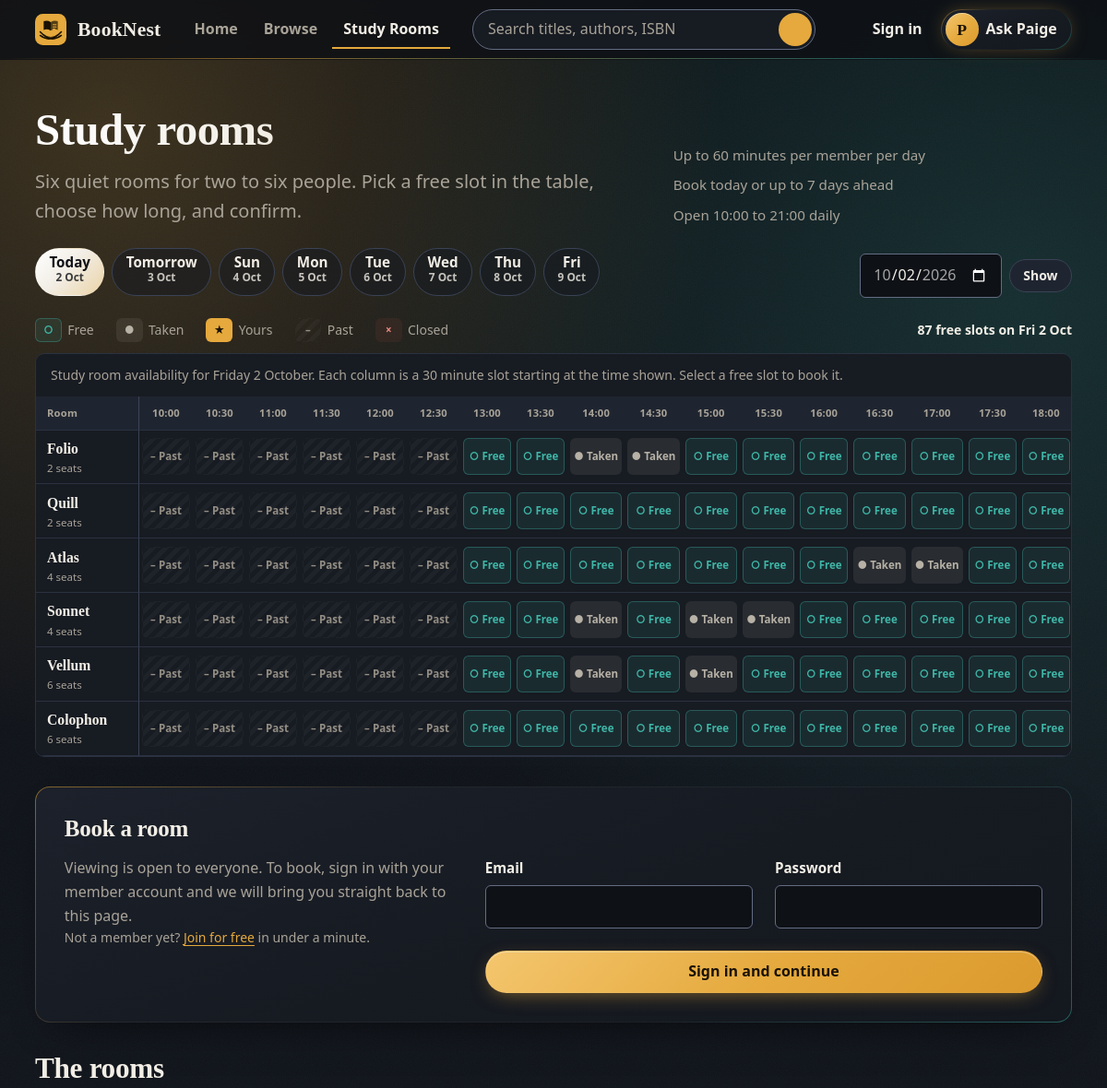
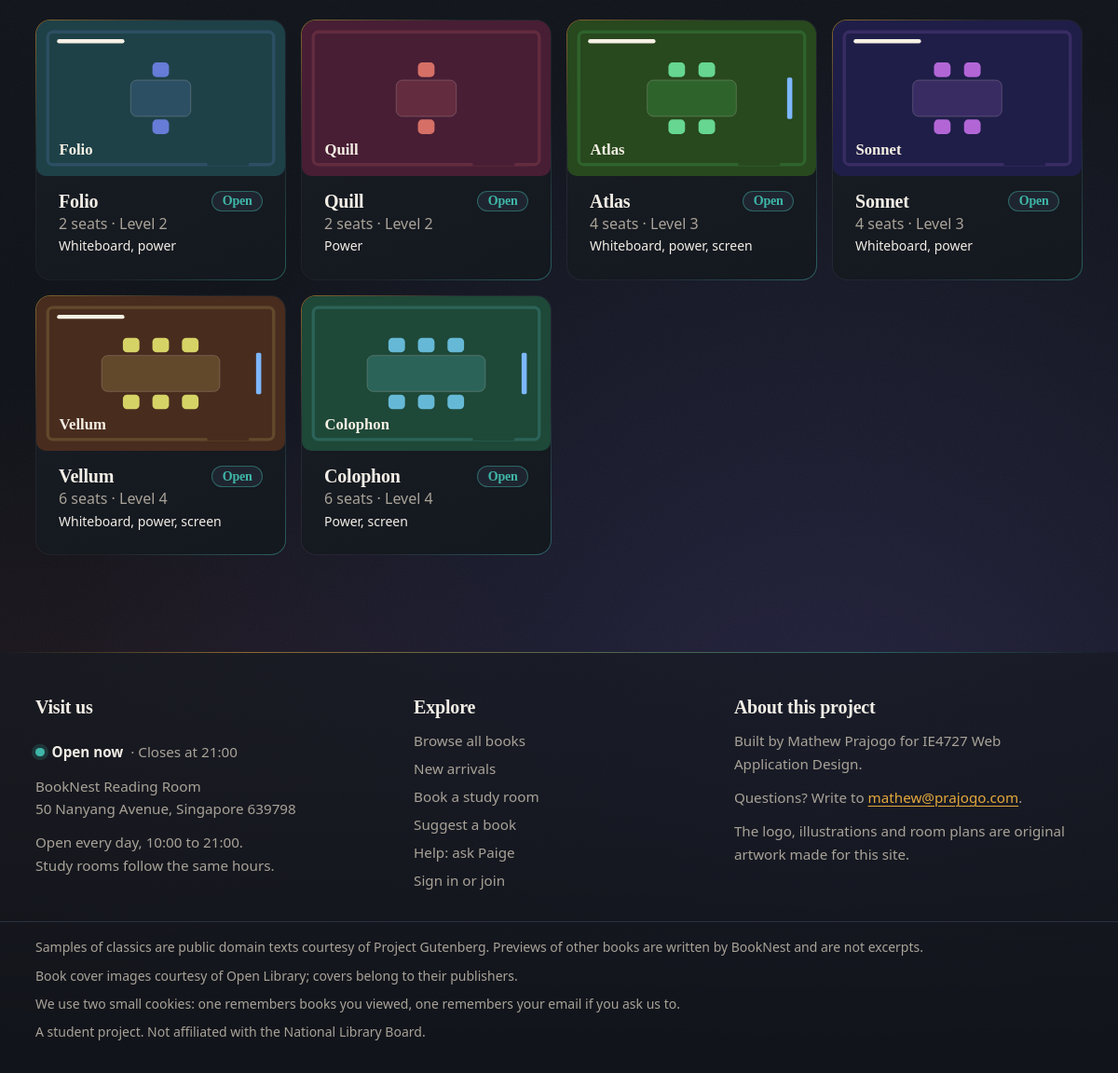
The page /rooms.php on the database its author committed (2 pictures, top to bottom).
### tables this page shows
CREATE TABLE study_rooms (
  id         INT UNSIGNED AUTO_INCREMENT PRIMARY KEY,
  name       VARCHAR(40) NOT NULL,
  capacity   TINYINT UNSIGNED NOT NULL,
  floor      VARCHAR(20) NOT NULL,
  features   VARCHAR(120) NOT NULL,
  image_path VARCHAR(120) NOT NULL,
  is_active  TINYINT(1) NOT NULL DEFAULT 1,
  UNIQUE KEY uq_rooms_name (name)
);

### includes/rooms.php (called while the page is built, shortened)
<?php
function room_slots(): array
{
    $slots = [];
    for ($m = OPEN_HOUR * 60; $m < CLOSE_HOUR * 60; $m += SLOT_MINUTES) {
        $slots[] = sprintf('%02d:%02d', intdiv($m, 60), $m % 60);
    }
    return $slots;
}
function to_minutes(string $time): int
{
    [$h, $m] = array_map('intval', explode(':', $time));
    return $h * 60 + $m;
}
function bookable_dates(): array
{
    $dates = [];
    for ($i = 0; $i <= ADVANCE_DAYS; $i++) {
        $dates[] = date('Y-m-d', strtotime("+$i day", strtotime('today')));
    }
    return $dates;
}
function availability(string $date, array $rooms, int $userId): array
{
    $bookings = db_all("SELECT room_id, user_id, start_time, end_time FROM room_bookings
                        WHERE booking_date = ? AND status = 'confirmed'", [$date]);
    $isToday = $date === date('Y-m-d');
    $nowMin = (int) date('G') * 60 + (int) date('i');
    $grid = [];
    foreach ($rooms as $room) {
        foreach (room_slots() as $slot) {
            $s = to_minutes($slot);
            $status = 'free';
            if (!$room['is_active']) {
                $status = 'closed';
            } elseif ($isToday && $s <= $nowMin) {
                $status = 'past';
            }
            foreach ($bookings as $b) {
                if ((int) $b['room_id'] === (int) $room['id']
                    && to_minutes($b['start_time']) <= $s && to_minutes($b['end_time']) > $s) {
                    $status = (int) $b['user_id'] === $userId ? 'yours' : ($status === 'past' ? 'past' : 'taken');
                }
            }
            $grid[$room['id']][$slot] = $status;
        }
    }
    return $grid;
}

### includes/functions.php (called while the page is built, shortened)
<?php
function e(mixed $value): string
{
    return htmlspecialchars((string) $value, ENT_QUOTES, 'UTF-8');
}
function url(string $path = ''): string
{
    return BASE_URL . ltrim($path, '/');
}
function input(array $source, string $key, int $max = 255): string
{
    $v = $source[$key] ?? '';
    return mb_substr(trim($v), 0, $max);
}
function input_int(array $source, string $key): int
{
    $v = $source[$key] ?? '';
    return (is_string($v) && ctype_digit($v)) ? (int) $v : 0;
}
function form_state(): array
{
    static $state = null;
    if ($state === null) {
        $state = $_SESSION['form'] ?? ['name' => '', 'old' => [], 'errors' => []];
    }
    return $state;
}
function old(string $form, string $key, string $default = ''): string
{
    $s = form_state();
    if ($s['name'] !== $form) {
        return $default;
    }
    $v = $s['old'][$key] ?? $default;
    return is_string($v) ? $v : $default;
}
function field_error(string $form, string $key): string
{
    $s = form_state();
    return $s['name'] === $form ? ($s['errors'][$key] ?? '') : '';
}
function field_attrs(string $form, string $key, string $hintId = ''): string
{
    $err = field_error($form, $key);
    $ids = trim($hintId . ($err ? ' ' . $form . '-' . $key . '-error' : ''));
    return ($err ? ' aria-invalid="true"' : '') . ($ids !== '' ? ' aria-describedby="' . e($ids) . '"' : '');
}
function short_date(string $date): string
{
    return date('D j M', strtotime($date));
}
function long_date(string $date): string
{
    return date('l j F', strtotime($date));
}

### includes/db.php (called while the page is built, shortened)
<?php
function db(): mysqli
{
    static $conn = null;
    if ($conn === null) {
        $conn = new mysqli(DB_HOST, DB_USER, DB_PASS, DB_NAME);
        $conn->set_charset('utf8mb4');
        $conn->query("SET time_zone = '+08:00'");
    }
    return $conn;
}
function db_run(string $sql, array $params = []): mysqli_stmt
{
    $stmt = db()->prepare($sql);
    $stmt->execute($params ? array_values($params) : null);
    return $stmt;
}
function db_all(string $sql, array $params = []): array
{
    return db_run($sql, $params)->get_result()->fetch_all(MYSQLI_ASSOC);
}

### includes/auth.php (called while the page is built, shortened)
<?php
function current_user(): ?array
{
    static $user = false;
    if ($user === false) {
        $user = null;
    }
    return $user;
}
function user_id(): int
{
    return (int) (current_user()['id'] ?? 0);
}

### rooms.php (the view, shortened to what this page needs)
<?php
$user = current_user();
$dates = bookable_dates();
$date = input($_GET, 'date', 10);
if (!in_array($date, $dates, true)) {
    $date = old('booking', 'date', $dates[0]);
    $date = in_array($date, $dates, true) ? $date : $dates[0];
}
$rooms = db_all('SELECT * FROM study_rooms ORDER BY id');
$grid = availability($date, $rooms, user_id());
$slots = room_slots();
$preRoom = input_int($_GET, 'room') ?: (int) old('booking', 'room_id', '0');
$preStart = input($_GET, 'start', 5) ?: old('booking', 'start');
$preStart = in_array($preStart, $slots, true) ? $preStart : '';
$preDuration = old('booking', 'duration', '60');
$prePurpose = old('booking', 'purpose');
$quota = [];
$freeCount = 0;
foreach ($grid as $cells) {
    $freeCount += count(array_filter($cells, fn($s) => $s === 'free'));
}
$labels = ['free' => 'Free', 'taken' => 'Taken', 'yours' => 'Yours', 'past' => 'Past', 'closed' => 'Closed'];
$symbols = ['free' => '○', 'taken' => '●', 'yours' => '★', 'past' => '–', 'closed' => '×'];
$returnHere = url('rooms.php?date=' . $date . ($preRoom ? '&room=' . $preRoom : '') . ($preStart ? '&start=' . $preStart : '') . '#book');
require __DIR__ . '/includes/header.php';
?>
<div class="container">
  <header class="page-head rooms-head">
    <div>
      <h1>Study rooms</h1>
      <p class="lede">Six quiet rooms for two to six people. Pick a free slot in the table, choose how long, and confirm.</p>
    </div>
    <ul class="rules" role="list" aria-label="Booking rules">
      <li><?= icon('clock', 18) ?> Up to <?= MAX_BOOKING_MINUTES ?> minutes per member per day</li>
      <li><?= icon('door', 18) ?> Book today or up to <?= ADVANCE_DAYS ?> days ahead</li>
      <li><?= icon('check', 18) ?> Open <?= sprintf('%02d:00 to %02d:00', OPEN_HOUR, CLOSE_HOUR) ?> daily</li>
    </ul>
  </header>
  <nav class="date-picker" aria-label="Choose a date">
    <div class="chips">
      <?php foreach ($dates as $i => $d): ?>
      <a class="chip date-chip" href="<?= e(url('rooms.php?date=' . $d)) ?>"<?= $d === $date ? ' aria-current="page"' : '' ?>>
        <span><?= $i === 0 ? 'Today' : ($i === 1 ? 'Tomorrow' : e(date('D', strtotime($d)))) ?></span>
        <small><?= e(date('j M', strtotime($d))) ?></small>
      </a>
      <?php endforeach; ?>
    </div>
    <form class="date-form" action="<?= e(url('rooms.php')) ?>" method="get">
      <input class="input" type="date" id="date-jump" name="date" value="<?= e($date) ?>" min="<?= e($dates[0]) ?>" max="<?= e(end($dates)) ?>" required>
      <button class="btn btn-secondary btn-sm" type="submit">Show</button>
    </form>
  </nav>
  <div class="legend" aria-hidden="true">
    <?php foreach ($labels as $key => $label): ?>
    <span class="legend-item"><span class="slot slot-<?= $key ?>"><?= $symbols[$key] ?></span> <?= e($label) ?></span>
    <?php endforeach; ?>
    <span class="legend-count"><?= $freeCount ?> free slots on <?= e(short_date($date)) ?></span>
  </div>
  <div class="table-wrap availability-wrap" tabindex="0" role="region" aria-labelledby="avail-caption">
    <table class="availability" data-availability>
      <caption id="avail-caption">Study room availability for <?= e(long_date($date)) ?>. Each column is a 30 minute slot starting at the time shown. Select a free slot to book it.</caption>
      <thead>
        <tr>
          <th scope="col" class="room-col">Room</th>
          <?php foreach ($slots as $s): ?>
          <th scope="col"><?= e($s) ?></th>
          <?php endforeach; ?>
        </tr>
      </thead>
      <tbody>
        <?php foreach ($rooms as $room): ?>
        <tr>
          <th scope="row" class="room-col"><span class="room-name"><?= e($room['name']) ?></span><span class="room-cap"><?= (int) $room['capacity'] ?> seats</span></th>
          <?php foreach ($slots as $s): $st = $grid[$room['id']][$s]; ?>
          <td>
            <?php if ($st === 'free'): ?>
            <a class="slot slot-free" href="<?= e(url('rooms.php?date=' . $date . '&room=' . $room['id'] . '&start=' . $s . '#book')) ?>" data-room="<?= (int) $room['id'] ?>" data-start="<?= e($s) ?>" aria-label="Free, book <?= e($room['name']) ?> at <?= e($s) ?>"><span aria-hidden="true"><?= $symbols['free'] ?></span> Free</a>
            <?php else: ?>
            <span class="slot slot-<?= $st ?>"><span aria-hidden="true"><?= $symbols[$st] ?></span> <?= e($labels[$st]) ?></span>
            <?php endif; ?>
          </td>
          <?php endforeach; ?>
        </tr>
        <?php endforeach; ?>
      </tbody>
    </table>
  </div>
  <section id="book" class="book-panel panel" aria-labelledby="book-title" tabindex="-1">
    <h2 id="book-title" class="panel-title">Book a room</h2>
    <?php if ($user): ?>
    <form class="form" id="booking" action="<?= e(url('process/book-room.php')) ?>" method="post" data-validate data-booking
          data-quota="<?= e(implode(',', $quota)) ?>" data-cap="<?= DAILY_CAP_MINUTES ?>" data-close="<?= CLOSE_HOUR * 60 ?>"
          data-today="<?= e($dates[0]) ?>" data-now="<?= (int) date('G') * 60 + (int) date('i') ?>" novalidate>
      <?= csrf_field() ?>
      <div class="form-grid booking-grid">
        <div class="field">
          <label for="bk-room">Room</label>
          <select id="bk-room" name="room_id" required<?= field_attrs('booking', 'room') ?>>
            <option value="">Choose a room</option>
            <?php foreach ($rooms as $room): ?>
            <option value="<?= (int) $room['id'] ?>"<?= $preRoom === (int) $room['id'] ? ' selected' : '' ?><?= $room['is_active'] ? '' : ' disabled' ?>><?= e($room['name']) ?> · <?= (int) $room['capacity'] ?> seats<?= $room['is_active'] ? '' : ' (closed)' ?></option>
            <?php endforeach; ?>
          </select>
          <?= field_error_html('booking', 'room') ?>
        </div>
        <div class="field">
          <label for="bk-date">Date</label>
          <input type="date" id="bk-date" name="date" required min="<?= e($dates[0]) ?>" max="<?= e(end($dates)) ?>" value="<?= e($date) ?>"<?= field_attrs('booking', 'date') ?>>
          <?= field_error_html('booking', 'date') ?>
        </div>
        <div class="field">
          <label for="bk-start">Start time</label>
          <select id="bk-start" name="start" required<?= field_attrs('booking', 'start') ?>>
            <option value="">Choose a time</option>
            <?php foreach ($slots as $s): ?>
            <option value="<?= e($s) ?>"<?= $preStart === $s ? ' selected' : '' ?>><?= e($s) ?></option>
            <?php endforeach; ?>
          </select>
          <?= field_error_html('booking', 'start') ?>
        </div>
        <div class="field">
          <label for="bk-duration">How long</label>
          <select id="bk-duration" name="duration" required<?= field_attrs('booking', 'duration') ?>>
            <option value="60"<?= $preDuration !== '30' ? ' selected' : '' ?>>1 hour</option>
            <option value="30"<?= $preDuration === '30' ? ' selected' : '' ?>>30 minutes</option>
          </select>
          <?= field_error_html('booking', 'duration') ?>
        </div>
        <div class="field span-all">
          <label for="bk-purpose">What is it for? <span class="optional">(optional)</span></label>
          <input type="text" id="bk-purpose" name="purpose" maxlength="120" placeholder="Group project, quiet study, interview practice" value="<?= e($prePurpose) ?>">
        </div>
      </div>
      <p class="booking-summary" data-booking-summary aria-live="polite"></p>
      <button class="btn btn-primary" type="submit">Confirm booking</button>
    </form>
    <?php else: ?>
    <div class="signin-inline">
      <div>
        <p>Viewing is open to everyone. To book, sign in with your member account and we will bring you straight back to <?= $preStart ? 'the slot you picked' : 'this page' ?>.</p>
        <p class="small muted">Not a member yet? <a href="<?= e(url('sign-in.php?return=' . rawurlencode($returnHere) . '#register')) ?>">Join for free</a> in under a minute.</p>
      </div>
      <form class="form" id="rooms-login" action="<?= e(url('process/login.php')) ?>" method="post" data-validate novalidate>
        <div class="form-grid cols-2">
          <div class="field">
            <label for="rl-email">Email</label>
            <input type="email" id="rl-email" name="email" required maxlength="120" autocomplete="email" value="<?= e(old('login', 'email', (string) ($_COOKIE[EMAIL_COOKIE] ?? ''))) ?>"<?= field_attrs('login', 'email') ?>>
          </div>
          <div class="field">
            <label for="rl-password">Password</label>
            <input type="password" id="rl-password" name="password" required autocomplete="current-password"<?= field_attrs('login', 'password') ?>>
          </div>
        </div>
        <button class="btn btn-primary" type="submit">Sign in and continue</button>
      </form>
    </div>
    <?php endif; ?>
  </section>
  <section class="section-tight" aria-labelledby="rooms-title">
    <h2 id="rooms-title" class="section-title">The rooms</h2>
    <ul class="room-cards" role="list">
      <?php foreach ($rooms as $room): ?>
      <li class="room-card">
        <img src="<?= e(url('assets/' . $room['image_path'])) ?>" alt="Floor plan of <?= e($room['name']) ?>: a table with <?= (int) $room['capacity'] ?> chairs" width="480" height="300" loading="lazy">
        <div class="room-card-body">
          <h3><?= e($room['name']) ?> <span class="pill <?= $room['is_active'] ? 'is-in' : 'is-out' ?>"><?= $room['is_active'] ? 'Open' : 'Closed' ?></span></h3>
          <p class="muted"><?= (int) $room['capacity'] ?> seats · <?= e($room['floor']) ?></p>
          <p class="small"><?= e(ucfirst($room['features'])) ?></p>
        </div>
      </li>
      <?php endforeach; ?>
    </ul>
  </section>
</div>
<?php require __DIR__ . '/includes/footer.php'; ?>

### rows shown on the page
study_rooms: name "Folio", capacity "2", id "–", id "Past", id "●", id "Taken", image_path (picture), is_active "Open", floor "Level 2", features "Whiteboard, power"
study_rooms: name "Quill", capacity "2", id "–", id "Past", image_path (picture), is_active "Open", floor "Level 2", features "Power"
study_rooms: name "Atlas", capacity "4", id "–", id "Past", id "●", id "Taken", image_path (picture), is_active "Open", floor "Level 3", features "Whiteboard, power, screen"
study_rooms: name "Sonnet", capacity "4", id "–", id "Past", id "●", id "Taken", image_path (picture), is_active "Open", floor "Level 3", features "Whiteboard, power"
study_rooms: name "Vellum", capacity "6", id "–", id "Past", id "●", id "Taken", image_path (picture), is_active "Open", floor "Level 4", features "Whiteboard, power, screen"
study_rooms: name "Colophon", capacity "6", id "–", id "Past", image_path (picture), is_active "Open", floor "Level 4", features "Power, screen"

### other values the page prints
SITE_NAME "BookNest"
$label "Home"
$label "Browse"
$label "Study Rooms"
ASSISTANT_NAME "Paige"
MAX_BOOKING_MINUTES "60"
ADVANCE_DAYS "7"
OPEN_HOUR "10"
CLOSE_HOUR "21"
date('j M', strtotime($d)) "2 Oct"
date('j M', strtotime($d)) "3 Oct"
date('D', strtotime($d)) "Sun"
date('j M', strtotime($d)) "4 Oct"
date('D', strtotime($d)) "Mon"
date('j M', strtotime($d)) "5 Oct"
